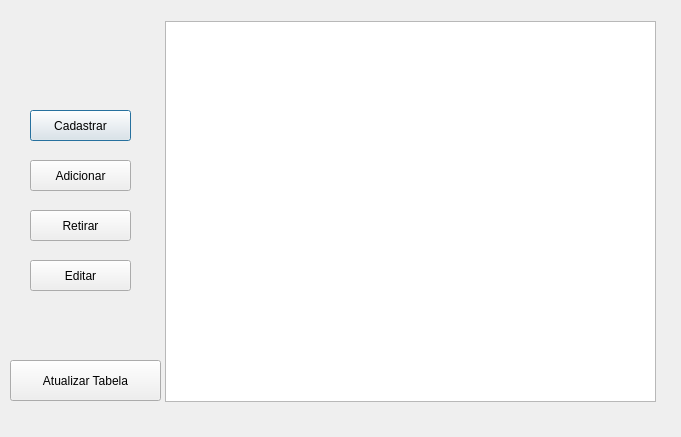
<?xml version="1.0" encoding="UTF-8"?>
<ui version="4.0">
 <class>tela_principal</class>
 <widget class="QDialog" name="tela_principal">
  <property name="geometry">
   <rect>
    <x>0</x>
    <y>0</y>
    <width>681</width>
    <height>437</height>
   </rect>
  </property>
  <property name="windowTitle">
   <string>Menu Principal</string>
  </property>
  <widget class="QPushButton" name="pushButton_cadastrar">
   <property name="geometry">
    <rect>
     <x>30</x>
     <y>110</y>
     <width>101</width>
     <height>31</height>
    </rect>
   </property>
   <property name="text">
    <string>Cadastrar</string>
   </property>
  </widget>
  <widget class="QPushButton" name="pushButton_adicionar">
   <property name="geometry">
    <rect>
     <x>30</x>
     <y>160</y>
     <width>101</width>
     <height>31</height>
    </rect>
   </property>
   <property name="text">
    <string>Adicionar</string>
   </property>
  </widget>
  <widget class="QPushButton" name="pushButton_retirar">
   <property name="geometry">
    <rect>
     <x>30</x>
     <y>210</y>
     <width>101</width>
     <height>31</height>
    </rect>
   </property>
   <property name="text">
    <string>Retirar</string>
   </property>
  </widget>
  <widget class="QTableView" name="tableView">
   <property name="geometry">
    <rect>
     <x>165</x>
     <y>21</y>
     <width>491</width>
     <height>381</height>
    </rect>
   </property>
  </widget>
  <widget class="QPushButton" name="pushButton_atualizar_tabela">
   <property name="geometry">
    <rect>
     <x>10</x>
     <y>360</y>
     <width>151</width>
     <height>41</height>
    </rect>
   </property>
   <property name="text">
    <string>Atualizar Tabela</string>
   </property>
  </widget>
  <widget class="QPushButton" name="pushButton_editar">
   <property name="geometry">
    <rect>
     <x>30</x>
     <y>260</y>
     <width>101</width>
     <height>31</height>
    </rect>
   </property>
   <property name="text">
    <string>Editar</string>
   </property>
  </widget>
 </widget>
 <resources/>
 <connections/>
</ui>
